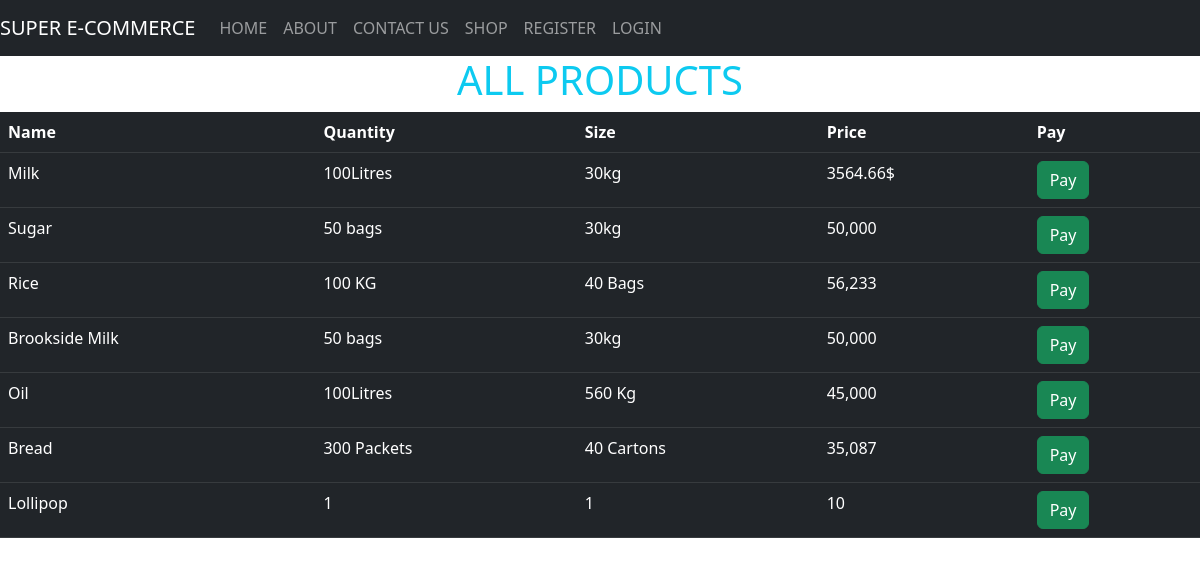
The app's page /shop/ with its own data.
### Super/models.py (models this page shows)
class Product(models.Model):
    name = models.CharField(max_length=50, blank=False, null=False)
    qtty = models.CharField(max_length=20, blank=False, null=False)
    size = models.CharField(max_length=10, blank=False, null=False)
    price = models.CharField(max_length=15, blank=False, null=False)

### Super/views.py (the view)
# urls.py: path('shop/', user_views.shop, name='shop'),
def shop(request):
    products = Product.objects.all()
    context = {"products": products}
    return render(request, 'shop.html', context)

### templates/shop.html (shortened to what this page needs)
{% extends 'master.html' %}
{% load static %}
{% block content %}
    <div>
        <h1 class="text-center text-info">ALL PRODUCTS</h1>
        <table class="table table-dark table-hover">
            <tr>
                <th>Name</th>
                <th>Quantity</th>
                <th>Size</th>
                <th>Price</th>
                <th>Pay</th>
            </tr>
            {% for product in products %}
                <tr>
                    <td>{{ product.name }}</td>
                    <td>{{ product.qtty }}</td>
                    <td>{{ product.size }}</td>
                    <td>{{ product.price }}</td>
                    <td><a class="btn btn-success" href="/pay/{{ product.id }}">Pay</a></td>
                </tr>
            {% endfor %}
        </table>
    </div>
{% endblock %}

### records on screen
Product: name "Milk", qtty "100Litres", size "30kg", price "3564.66$"
Product: name "Sugar", qtty "50 bags", size "30kg", price "50,000"
Product: name "Rice", qtty "100 KG", size "40 Bags", price "56,233"
Product: name "Brookside Milk", qtty "50 bags", size "30kg", price "50,000"
Product: name "Oil", qtty "100Litres", size "560 Kg", price "45,000"
Product: name "Bread", qtty "300 Packets", size "40 Cartons", price "35,087"
Product: name "Lollipop", qtty "1", size "1", price "10"
